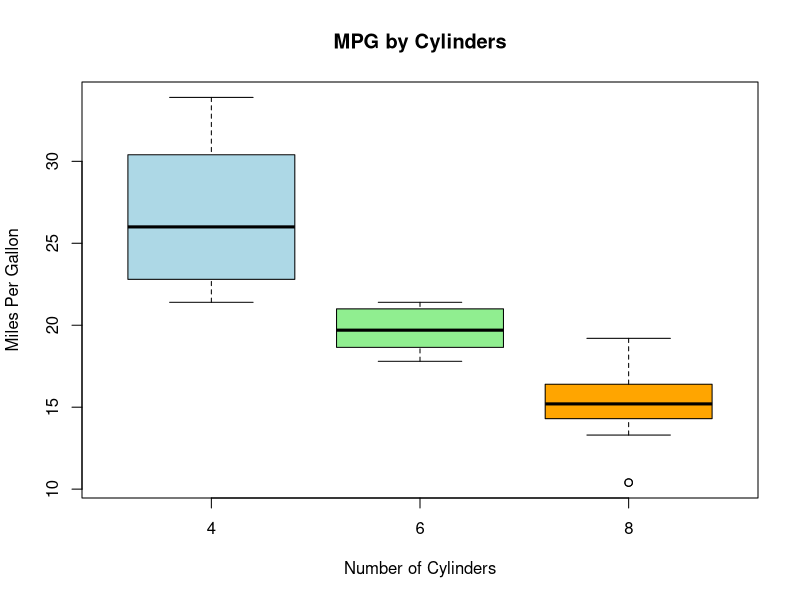

The R script that drew this image:
data(mtcars)

boxplot(mpg ~ factor(cyl),
        data = mtcars,
        col = c("lightblue", "lightgreen", "orange"),
        main = "MPG by Cylinders",
        xlab = "Number of Cylinders",
        ylab = "Miles Per Gallon")

print(tapply(mtcars$mpg, mtcars$cyl, summary))
